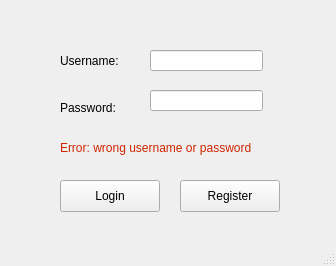
<?xml version="1.0" encoding="UTF-8"?>
<ui version="4.0">
 <class>LoginWindow</class>
 <widget class="QMainWindow" name="LoginWindow">
  <property name="geometry">
   <rect>
    <x>0</x>
    <y>0</y>
    <width>336</width>
    <height>266</height>
   </rect>
  </property>
  <property name="windowTitle">
   <string>LoginWindow</string>
  </property>
  <widget class="QWidget" name="centralwidget">
   <widget class="QLabel" name="label">
    <property name="geometry">
     <rect>
      <x>60</x>
      <y>50</y>
      <width>71</width>
      <height>21</height>
     </rect>
    </property>
    <property name="text">
     <string>Username:</string>
    </property>
   </widget>
   <widget class="QLabel" name="label_2">
    <property name="geometry">
     <rect>
      <x>60</x>
      <y>100</y>
      <width>71</width>
      <height>16</height>
     </rect>
    </property>
    <property name="text">
     <string>Password:</string>
    </property>
   </widget>
   <widget class="QLabel" name="ErrorL">
    <property name="geometry">
     <rect>
      <x>60</x>
      <y>140</y>
      <width>221</width>
      <height>16</height>
     </rect>
    </property>
    <property name="text">
     <string>&lt;html&gt;&lt;head/&gt;&lt;body&gt;&lt;p&gt;&lt;span style=&quot; color:#ce2500;&quot;&gt;Error: wrong username or password&lt;/span&gt;&lt;/p&gt;&lt;/body&gt;&lt;/html&gt;</string>
    </property>
   </widget>
   <widget class="QPushButton" name="LoginB">
    <property name="geometry">
     <rect>
      <x>60</x>
      <y>180</y>
      <width>100</width>
      <height>32</height>
     </rect>
    </property>
    <property name="text">
     <string>Login</string>
    </property>
   </widget>
   <widget class="QPushButton" name="RegisterB">
    <property name="geometry">
     <rect>
      <x>180</x>
      <y>180</y>
      <width>100</width>
      <height>32</height>
     </rect>
    </property>
    <property name="text">
     <string>Register</string>
    </property>
   </widget>
   <widget class="QLineEdit" name="UsernameLE">
    <property name="geometry">
     <rect>
      <x>150</x>
      <y>50</y>
      <width>113</width>
      <height>21</height>
     </rect>
    </property>
   </widget>
   <widget class="QLineEdit" name="PasswordLE">
    <property name="geometry">
     <rect>
      <x>150</x>
      <y>90</y>
      <width>113</width>
      <height>21</height>
     </rect>
    </property>
    <property name="echoMode">
     <enum>QLineEdit::Password</enum>
    </property>
   </widget>
  </widget>
  <widget class="QMenuBar" name="menubar">
   <property name="geometry">
    <rect>
     <x>0</x>
     <y>0</y>
     <width>336</width>
     <height>24</height>
    </rect>
   </property>
  </widget>
  <widget class="QStatusBar" name="statusbar"/>
 </widget>
 <resources/>
 <connections/>
</ui>
